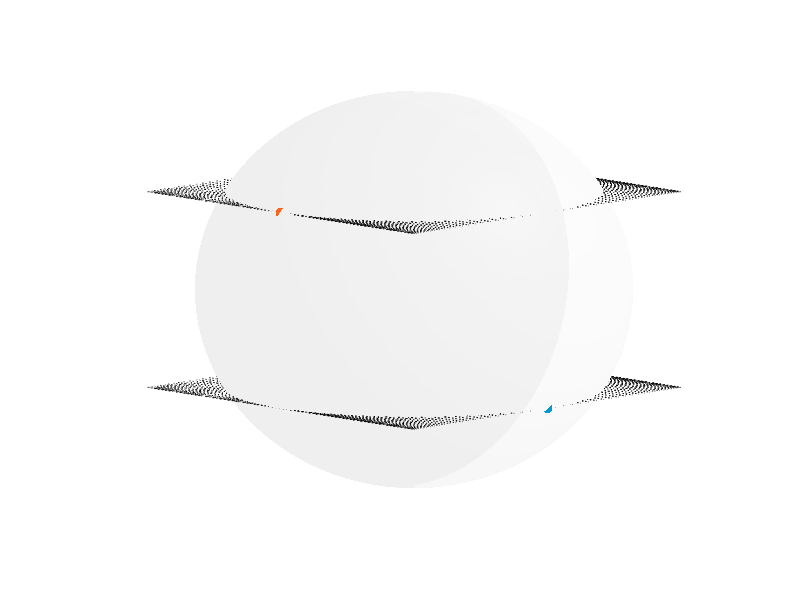

MATLAB code for this plot:
[x, y, z] = sphere(128);
h = surfl(x, y, z);
hold on
colormap('gray')
set(h, 'FaceAlpha', 0.05)
axis off
view(-45, 10)
shading interp
r = 0.86;
th = 0:pi/50:2*pi;
xunit = r * cos(th);
yunit = r * sin(th);
plot3(xunit, yunit, 0.5*ones(101), 'k:');
plot3(xunit, yunit, -0.5*ones(101), 'k:');

%% Points
plot3([0, 0], [0.86, -0.86], [-0.5, -0.5], 'ko', 'MarkerSize', 7.5, 'MarkerFaceColor', [0, 0.6, 0.8], ...
    'MarkerEdgeColor', 'none')
plot3([0.86, -0.86], [0, 0], [0.5, 0.5], 'ko', 'MarkerSize', 7.5, 'MarkerFaceColor', [0.9890 0.3940 0.1250], ...
    'MarkerEdgeColor', 'none')

%% Connecting lines
plot3([0, 0], [0.86, -0.86], [-0.5 -0.5], 'b');
plot3([0.86, -0.86], [0, 0], [0.5, 0.5], 'b');
plot3([0, 0.86], [0.86, 0], [-0.5, 0.5], 'b');
plot3([0, -0.86], [-0.86, 0], [-0.5, 0.5], 'b');
plot3([0, -0.86], [0.86, 0], [-0.5, 0.5], 'b');
plot3([0, 0.86], [-0.86, 0], [-0.5, 0.5], 'b');
exportgraphics(gca, '../../gfx/ch-groundStateSymmetries/C1-Majorana.pdf')